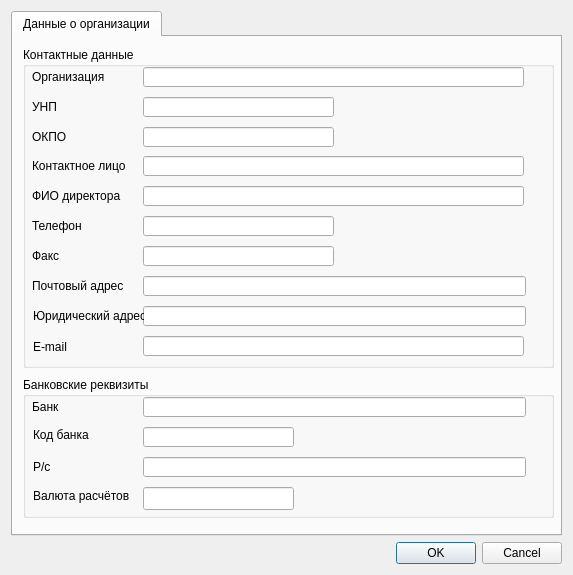
<ui version="4.0" >
 <class>Dialog</class>
 <widget class="QDialog" name="Dialog" >
  <property name="geometry" >
   <rect>
    <x>0</x>
    <y>0</y>
    <width>573</width>
    <height>575</height>
   </rect>
  </property>
  <property name="windowTitle" >
   <string>Настройки системы</string>
  </property>
  <layout class="QGridLayout" name="gridLayout" >
   <item row="1" column="0" >
    <widget class="QDialogButtonBox" name="buttonBox" >
     <property name="orientation" >
      <enum>Qt::Horizontal</enum>
     </property>
     <property name="standardButtons" >
      <set>QDialogButtonBox::Cancel|QDialogButtonBox::Ok</set>
     </property>
    </widget>
   </item>
   <item row="0" column="0" >
    <widget class="QTabWidget" name="tabWidget" >
     <property name="currentIndex" >
      <number>0</number>
     </property>
     <widget class="QWidget" name="tab" >
      <attribute name="title" >
       <string>Данные о организации</string>
      </attribute>
      <widget class="QGroupBox" name="groupBox_contact" >
       <property name="geometry" >
        <rect>
         <x>10</x>
         <y>10</y>
         <width>531</width>
         <height>321</height>
        </rect>
       </property>
       <property name="title" >
        <string>Контактные данные</string>
       </property>
       <widget class="QLineEdit" name="lineEdit_postaddress" >
        <property name="geometry" >
         <rect>
          <x>120</x>
          <y>229</y>
          <width>383</width>
          <height>20</height>
         </rect>
        </property>
       </widget>
       <widget class="QLabel" name="label_organization" >
        <property name="geometry" >
         <rect>
          <x>9</x>
          <y>20</y>
          <width>111</width>
          <height>20</height>
         </rect>
        </property>
        <property name="text" >
         <string>Организация</string>
        </property>
       </widget>
       <widget class="QLineEdit" name="lineEdit_fax" >
        <property name="geometry" >
         <rect>
          <x>120</x>
          <y>199</y>
          <width>191</width>
          <height>20</height>
         </rect>
        </property>
       </widget>
       <widget class="QLineEdit" name="lineEdit_phone" >
        <property name="geometry" >
         <rect>
          <x>120</x>
          <y>169</y>
          <width>191</width>
          <height>20</height>
         </rect>
        </property>
       </widget>
       <widget class="QLineEdit" name="lineEdit_organization" >
        <property name="geometry" >
         <rect>
          <x>120</x>
          <y>20</y>
          <width>381</width>
          <height>20</height>
         </rect>
        </property>
       </widget>
       <widget class="QLabel" name="label_director" >
        <property name="geometry" >
         <rect>
          <x>9</x>
          <y>139</y>
          <width>111</width>
          <height>20</height>
         </rect>
        </property>
        <property name="text" >
         <string>ФИО директора</string>
        </property>
       </widget>
       <widget class="QLabel" name="label_postaddress" >
        <property name="geometry" >
         <rect>
          <x>9</x>
          <y>229</y>
          <width>111</width>
          <height>20</height>
         </rect>
        </property>
        <property name="text" >
         <string>Почтовый адрес</string>
        </property>
       </widget>
       <widget class="QLabel" name="label_contactperson" >
        <property name="geometry" >
         <rect>
          <x>9</x>
          <y>109</y>
          <width>111</width>
          <height>20</height>
         </rect>
        </property>
        <property name="text" >
         <string>Контактное лицо</string>
        </property>
       </widget>
       <widget class="QLineEdit" name="lineEdit_director" >
        <property name="geometry" >
         <rect>
          <x>120</x>
          <y>139</y>
          <width>381</width>
          <height>20</height>
         </rect>
        </property>
       </widget>
       <widget class="QLabel" name="label_phone" >
        <property name="geometry" >
         <rect>
          <x>9</x>
          <y>169</y>
          <width>111</width>
          <height>20</height>
         </rect>
        </property>
        <property name="text" >
         <string>Телефон</string>
        </property>
       </widget>
       <widget class="QLineEdit" name="lineEdit_contactperson" >
        <property name="geometry" >
         <rect>
          <x>120</x>
          <y>109</y>
          <width>381</width>
          <height>20</height>
         </rect>
        </property>
       </widget>
       <widget class="QLabel" name="label_fax" >
        <property name="geometry" >
         <rect>
          <x>9</x>
          <y>199</y>
          <width>111</width>
          <height>20</height>
         </rect>
        </property>
        <property name="text" >
         <string>Факс</string>
        </property>
       </widget>
       <widget class="QLineEdit" name="lineEdit_uraddress" >
        <property name="geometry" >
         <rect>
          <x>120</x>
          <y>259</y>
          <width>383</width>
          <height>20</height>
         </rect>
        </property>
       </widget>
       <widget class="QLabel" name="label_uraddress" >
        <property name="geometry" >
         <rect>
          <x>10</x>
          <y>259</y>
          <width>111</width>
          <height>20</height>
         </rect>
        </property>
        <property name="text" >
         <string>Юридический адрес</string>
        </property>
       </widget>
       <widget class="QLineEdit" name="lineEdit_email" >
        <property name="geometry" >
         <rect>
          <x>120</x>
          <y>289</y>
          <width>381</width>
          <height>20</height>
         </rect>
        </property>
       </widget>
       <widget class="QLabel" name="label_email" >
        <property name="geometry" >
         <rect>
          <x>10</x>
          <y>290</y>
          <width>111</width>
          <height>20</height>
         </rect>
        </property>
        <property name="text" >
         <string>E-mail</string>
        </property>
       </widget>
       <widget class="QLineEdit" name="lineEdit_okpo" >
        <property name="geometry" >
         <rect>
          <x>120</x>
          <y>80</y>
          <width>191</width>
          <height>20</height>
         </rect>
        </property>
       </widget>
       <widget class="QLineEdit" name="lineEdit_unp" >
        <property name="geometry" >
         <rect>
          <x>120</x>
          <y>50</y>
          <width>191</width>
          <height>20</height>
         </rect>
        </property>
       </widget>
       <widget class="QLabel" name="label_unp" >
        <property name="geometry" >
         <rect>
          <x>9</x>
          <y>50</y>
          <width>111</width>
          <height>20</height>
         </rect>
        </property>
        <property name="text" >
         <string>УНП</string>
        </property>
       </widget>
       <widget class="QLabel" name="label_okpo" >
        <property name="geometry" >
         <rect>
          <x>9</x>
          <y>80</y>
          <width>111</width>
          <height>20</height>
         </rect>
        </property>
        <property name="text" >
         <string>ОКПО</string>
        </property>
       </widget>
      </widget>
      <widget class="QGroupBox" name="groupBox_bankdata" >
       <property name="geometry" >
        <rect>
         <x>10</x>
         <y>340</y>
         <width>531</width>
         <height>141</height>
        </rect>
       </property>
       <property name="title" >
        <string>Банковские реквизиты</string>
       </property>
       <widget class="QLabel" name="label_rs" >
        <property name="geometry" >
         <rect>
          <x>10</x>
          <y>80</y>
          <width>111</width>
          <height>20</height>
         </rect>
        </property>
        <property name="text" >
         <string>Р/с</string>
        </property>
       </widget>
       <widget class="QLabel" name="label_bank" >
        <property name="geometry" >
         <rect>
          <x>9</x>
          <y>20</y>
          <width>111</width>
          <height>20</height>
         </rect>
        </property>
        <property name="text" >
         <string>Банк</string>
        </property>
       </widget>
       <widget class="QLineEdit" name="lineEdit_rs" >
        <property name="geometry" >
         <rect>
          <x>120</x>
          <y>80</y>
          <width>383</width>
          <height>20</height>
         </rect>
        </property>
       </widget>
       <widget class="QLineEdit" name="lineEdit_bank" >
        <property name="geometry" >
         <rect>
          <x>120</x>
          <y>20</y>
          <width>383</width>
          <height>20</height>
         </rect>
        </property>
       </widget>
       <widget class="QLineEdit" name="lineEdit_bankcode" >
        <property name="geometry" >
         <rect>
          <x>120</x>
          <y>50</y>
          <width>151</width>
          <height>20</height>
         </rect>
        </property>
       </widget>
       <widget class="QLabel" name="label_bankcode" >
        <property name="geometry" >
         <rect>
          <x>10</x>
          <y>50</y>
          <width>111</width>
          <height>16</height>
         </rect>
        </property>
        <property name="text" >
         <string>Код банка</string>
        </property>
       </widget>
       <widget class="QLineEdit" name="lineEdit" >
        <property name="geometry" >
         <rect>
          <x>120</x>
          <y>110</y>
          <width>151</width>
          <height>23</height>
         </rect>
        </property>
       </widget>
       <widget class="QLabel" name="label_" >
        <property name="geometry" >
         <rect>
          <x>10</x>
          <y>110</y>
          <width>111</width>
          <height>18</height>
         </rect>
        </property>
        <property name="text" >
         <string>Валюта расчётов</string>
        </property>
       </widget>
      </widget>
     </widget>
    </widget>
   </item>
  </layout>
 </widget>
 <tabstops>
  <tabstop>tabWidget</tabstop>
  <tabstop>lineEdit_organization</tabstop>
  <tabstop>lineEdit_unp</tabstop>
  <tabstop>lineEdit_okpo</tabstop>
  <tabstop>lineEdit_contactperson</tabstop>
  <tabstop>lineEdit_director</tabstop>
  <tabstop>lineEdit_phone</tabstop>
  <tabstop>lineEdit_fax</tabstop>
  <tabstop>lineEdit_postaddress</tabstop>
  <tabstop>lineEdit_uraddress</tabstop>
  <tabstop>lineEdit_email</tabstop>
  <tabstop>lineEdit_bank</tabstop>
  <tabstop>lineEdit_bankcode</tabstop>
  <tabstop>lineEdit_rs</tabstop>
  <tabstop>buttonBox</tabstop>
 </tabstops>
 <resources/>
 <connections>
  <connection>
   <sender>buttonBox</sender>
   <signal>accepted()</signal>
   <receiver>Dialog</receiver>
   <slot>accept()</slot>
   <hints>
    <hint type="sourcelabel" >
     <x>248</x>
     <y>254</y>
    </hint>
    <hint type="destinationlabel" >
     <x>157</x>
     <y>274</y>
    </hint>
   </hints>
  </connection>
  <connection>
   <sender>buttonBox</sender>
   <signal>rejected()</signal>
   <receiver>Dialog</receiver>
   <slot>reject()</slot>
   <hints>
    <hint type="sourcelabel" >
     <x>316</x>
     <y>260</y>
    </hint>
    <hint type="destinationlabel" >
     <x>286</x>
     <y>274</y>
    </hint>
   </hints>
  </connection>
 </connections>
</ui>
